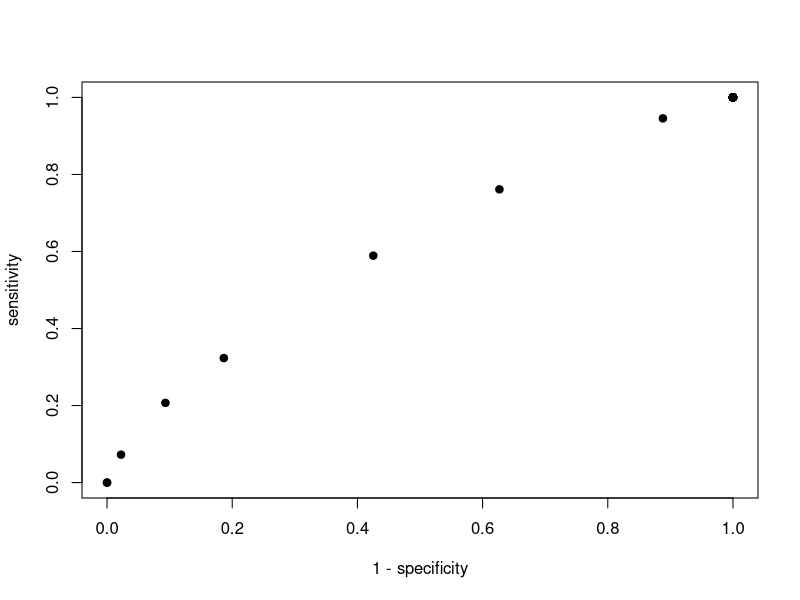

The R source for this figure:
#### (1)
Data1 <- read.table("Data1.dat",header = TRUE)
Data1$Level <- factor(Data1$Level)
Tab1 <- aggregate(Data1$Count, 
                  by=list(Level=Data1$Level, Male=Data1$Male, LD=Data1$LD),
                  FUN=sum)
names(Tab1)[4]="Count"

# (a)
ftable(xtabs(Count ~ Level + Male + LD,  data =Tab1),
       col.vars = "LD")

# (b)
Tab1.1 <- tapply(Tab1$Count,Tab1[,c(2,3,1)],sum)
library(vcd)
or <- oddsratio(Tab1.1,log=F)
or

Tab1.2<- tapply(Tab1$Count,Tab1[,c(2,3)],sum)
oddsratio(Tab1.2,log=F)

# (c)
cmh.test <- mantelhaen.test(Tab1.1, correct = F)
cmh.test$stat
cmh.test$p.value



# (d)
cmh.test$est
cmh.test$conf.int[1:2]

#### (2)
# (a)
Tab2=cbind(Data1[1:24,c(1,2,3,4,6)], Data1[25:48,6])
names(Tab2)[5:6]=c("No", "Yes")
Tab2$Level <- as.factor(Tab2$Level)

# (b)
obj1=glm(cbind(Yes, No)~Level*Male*Night*Wet,  family=binomial(), data=Tab2)
summary(obj1)
step(obj1)

# (c)
obj.select=step(obj1)
resid(obj.select, type="pearson")/sqrt(1 -lm.influence(obj.select)$hat)
############ The standardized Pearson residuals fluctuate around 0, suggesting the model with Level, Male, Night, Wet as predictors fits well.
# (d)
obj3=glm(cbind(Yes, No)~Level+Male*Night+Wet,  family=binomial(), data=Tab2)
anova(obj3, obj.select, test="Chisq")


# (e)
obj2=glm(cbind(Yes, No)~Male*Night+Wet,  family=binomial(), data=Tab2)
anova(obj2, obj.select, test="Chisq")

# (f)

Tab3.1=(Tab2[rep(seq_len(nrow(Tab2)), Tab2$No),])[,-c(5,6)]
Tab3.1$y = 0
Tab3.2=(Tab2[rep(seq_len(nrow(Tab2)), Tab2$Yes),])[,-c(5,6)]
Tab3.2$y = 1
Tab3=rbind(Tab3.1, Tab3.2)

model.fit <- glm(y~ Level + Male + Night + Wet + Male:Night + Level:Wet,
             family=binomial(), data=Tab3) 

pihat <- predict(model.fit,type="response")


pi0 <- seq(0.05,0.95,by=.05)
fun <- function(x,y) ifelse(x>y,1,0)
sensfun <-function(ypred) sum(ypred[Tab3$y==1]==1)/sum(Tab3$y==1)
specfun <-function(ypred) sum(ypred[Tab3$y==0]==0)/sum(Tab3$y==0)
roc <- function(arg1) {
  yhat <- outer(arg1,pi0,fun)
  sens <- apply(yhat,2,sensfun)
  spec <- apply(yhat,2,specfun)
  data.frame(sens=sens,spec=spec)
}

x <- roc(pihat)
f <- approxfun(1-x$spec,x$sens)
area <- integrate(f,0.05,0.95)$value
plot(1-x$spec,x$sens,xlab="1 - specificity",
     ylab="sensitivity",pch=19)



#### (3)
Data2 <- read.table("Data2.dat",header = TRUE)
Data2$Level <- factor(Data2$Level)
# (a)
library(nnet)
obj4.1 <- multinom(Distraction ~ Level+Male, data = Data2,
                 weights = Count, trace = F)

obj4.2 <- multinom(Distraction ~ Level*Male, data = Data2,
                   weights = Count, trace = F)
anova( obj4.2, obj4.1)

# (b)
newdata <- expand.grid(Level=levels(Data1$Level),
                       Male=c(0,1))
marg.count <- as.vector(tapply(Data2$Count,list(Data2$Level,Data2$Male),sum))
pred.count <- predict(obj4.2,newdata,type="probs")*marg.count
round(pred.count,1)




#### (4)
library(rms)
library(VGAM)
fit.vglm1 <- vglm(Distraction ~ Level+Male, 
                 cumulative(link = logitlink, parallel = T), 
                 weights = Count, data = Data2)

fit.vglm2 <- vglm(Distraction ~ Level*Male, 
                  cumulative(link = logitlink, parallel = T), 
                  weights = Count, data = Data2)
summary(fit.vglm2)
predictvglm(fit.vglm1, 
            type = c( "response"))



############ level 1 Male
predict(fit.vglm2, newdata = data.frame(Level=factor(1), Male = 1),type="response")
sum(predict(fit.vglm2, newdata = data.frame(Level=factor(1), Male = 1),type="response")[1:4])

############ level 2 Male
predict(fit.vglm2, newdata = data.frame(Level=factor(2), Male = 1),type="response")
sum(predict(fit.vglm2, newdata = data.frame(Level=factor(2), Male = 1),type="response")[1:4])



#### (5)
Data3 <- read.table("Data3.dat",header = TRUE)
Data3$Distraction <- factor(Data3$Distraction)
Data3$Level <- factor(Data3$Level)
##(a)
fit.loglinear <- glm(Count~Level*Male*Night*Wet+LD+Distraction, 
                     family=poisson, data=Data3)
fit.main <- glm(Count~Level+Male+Night+Wet+LD+Distraction, 
                family=poisson, data=Data3)
anova(fit.main,fit.loglinear,test="Chisq")
############ p-value < 0.05, indicating the two models are significantly different
##(b)
fit.ll.select <- step(fit.loglinear, 
                  scope = list(upper = ~.^6), 
     direction = "forward")

## (d)
fit.temp <- update(fit.ll.select, ~. - LD:Distraction)
anova(fit.temp, fit.ll.select,test="Chisq")

## (f)
1-pchisq(fit.temp$deviance, fit.temp$df.residual)
